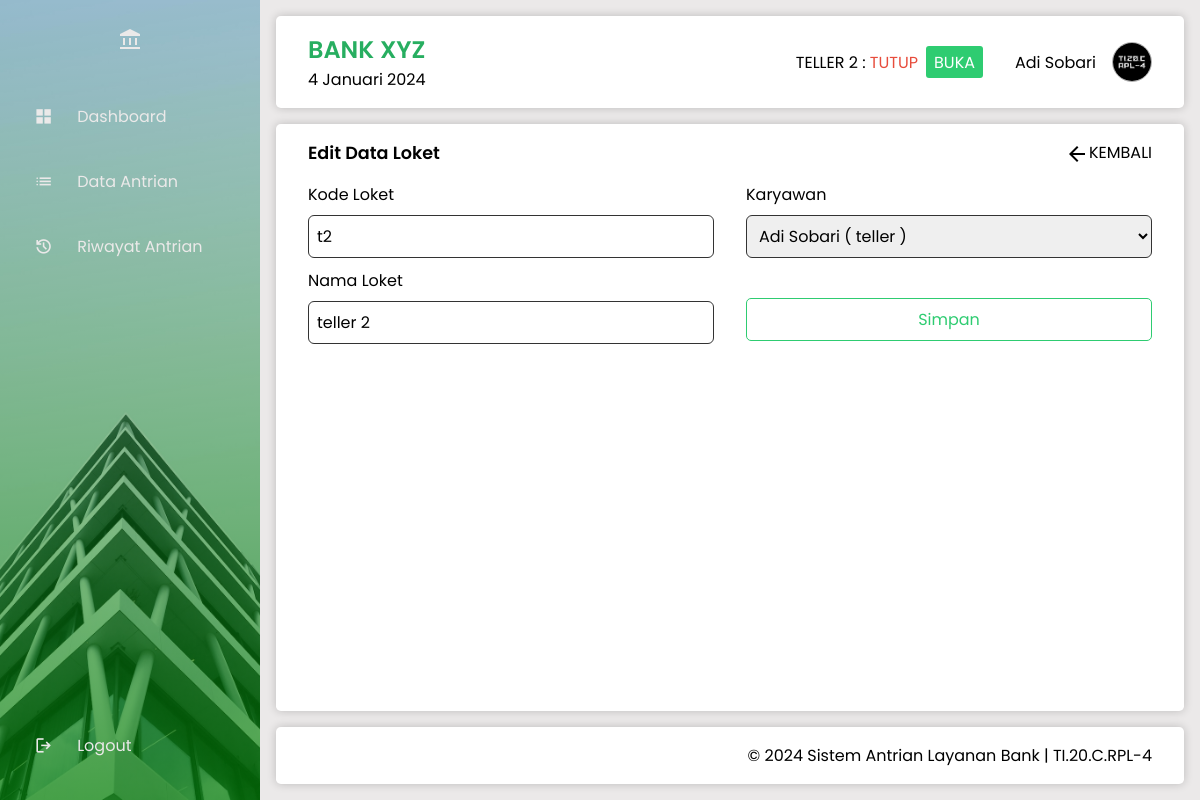
The app's page /loket_antrian/edit.php?id=6 (signed in) with its own data.
### tables this page shows
CREATE TABLE `loket` (
  `id_loket` int NOT NULL AUTO_INCREMENT,
  `kode_loket` varchar(20) NOT NULL,
  `nama_loket` varchar(60) NOT NULL,
  `status_loket` enum('aktif','tutup') NOT NULL DEFAULT 'tutup',
  `id_karyawan` int DEFAULT NULL,
  PRIMARY KEY (`id_loket`),
  KEY `id_karyawan` (`id_karyawan`),
  CONSTRAINT `loket_ibfk_1` FOREIGN KEY (`id_karyawan`) REFERENCES `karyawan` (`id_karyawan`)
);

### _config.php (called while the page is built, shortened)
<?php
function base_url($url = null) {
    $base_url = "http://localhost/abank";
    if ($url != null) {
        return $base_url . "/" . $url;
    } else {
        return $base_url;
    }
}
function setActivePage($page)
{
    $current_page = $_SERVER['REQUEST_URI'];
    $active_class = '';
    return $active_class;
}
function tanggalIndonesia() {
    $bulanIndonesia = array(
        'Januari', 'Februari', 'Maret', 'April', 'Mei', 'Juni',
        'Juli', 'Agustus', 'September', 'Oktober', 'November', 'Desember'
    );
    $indexBulan = date('n') - 1;
    $tanggal = date('j') . ' ' . $bulanIndonesia[$indexBulan] . ' ' . date('Y');
    return $tanggal;
}
?>

### loket_antrian/edit.php (the view, shortened to what this page needs)
<?php
include '../header.php';
?>
    <main>
        <section class="form-section">
            <div class="form-info">
                <h2 class="form-title">Edit Data Loket</h2>
                <a href="index.php"><span class="material-symbols-outlined">arrow_back</span>KEMBALI</a>
            </div>
            <?php
            $id = @$_GET['id'];
            $sql_loket = mysqli_query($conn, "SELECT * FROM loket WHERE id_loket = '$id'") or die(mysqli_error($conn));
            $data = mysqli_fetch_array($sql_loket);
            ?>
            <form action="proses.php" method="post">
                <div class="form-group">
                    <label for="kode_loket">Kode Loket</label>
                    <input type="text" id="kode_loket" name="kode_loket" value="<?= $data['kode_loket'] ?>" required autofocus>
                    <label for="nama_loket">Nama Loket</label>
                    <input type="text" id="nama_loket" name="nama_loket" value="<?= $data['nama_loket'] ?>" required>
                </div>
                <div class="form-group">
                    <label for="id_karyawan">Karyawan</label>
                    <select name="id_karyawan" id="id_karyawan" class="form-control" required>
                        <?php
                        $sql_karyawan = mysqli_query($conn, "SELECT id_karyawan, nama, bagian FROM karyawan WHERE id_karyawan NOT IN (SELECT id_karyawan FROM loket WHERE id_loket != '$id')") or die(mysqli_error($conn));
                        while ($data_karyawan = mysqli_fetch_array($sql_karyawan)) {
                            $selected = ($data_karyawan['id_karyawan'] == $data_loket['id_karyawan']) ? 'selected' : '';
                            echo '<option value="' . $data_karyawan['id_karyawan'] . '" ' . $selected . '>
                                ' . ucwords($data_karyawan['nama']) . ' ( ' . $data_karyawan['bagian'] . ' )' . '</option>';
                        }
                        ?>
                    </select>
                    <button class="success-btn mt" type="submit" name="edit">Simpan</button>
                </div>
            </form>
        </section>
    </main>
<?php
include '../footer.php';

### header.php (shortened to what this page needs)
<?php
include '_config.php';
$userRole = $_SESSION['user_role'];
$idKaryawan = $_SESSION['user_id'];
?>
<!DOCTYPE html>
<html lang="en">
<head>
    <link rel="stylesheet" href="<?= base_url('_assets/css/style.css'); ?>">
</head>
<body class="fade-out">
    <aside>
        <div class="logo">
            <span class="material-symbols-outlined">
            </span>
        </div>
        <ul class="menu">
            <li <?= setActivePage('dashboard'); ?>>
                <a href="<?= base_url('dashboard'); ?>">
                    <span class="material-symbols-outlined">
                    </span>
                    <span class="menu-item">Dashboard</span>
                </a>
            </li>
            <li <?= setActivePage('data_antrian'); ?>>
                <a href="<?= base_url('data_antrian'); ?>">
                    <span class="material-symbols-outlined">
                    </span>
                    <span class="menu-item">Data Antrian</span>
                </a>
            </li>
            <li <?= setActivePage('riwayat_antrian'); ?>>
                <a href="<?= base_url('riwayat_antrian'); ?>">
                    <span class="material-symbols-outlined">
                    </span>
                    <span class="menu-item">Riwayat Antrian</span>
                </a>
            </li>
            <li class="logout">
                <a href="<?= base_url('auth/logout.php'); ?>">
                    <span class="material-symbols-outlined">
                    </span>
                    <span class="menu-item">Logout</span>
                </a>
            </li>
        </ul>
    </aside>
    <div class="container">
        <header>
            <div class="header-title">
                <h1>BANK XYZ</h1>
                <span><?= tanggalIndonesia(); ?></span>
            </div>
            <div class="user-info">
                <?php
                if ($userRole === 'karyawan' && isset($idKaryawan)) {
                    $query = "SELECT id_loket, nama_loket, status_loket FROM loket WHERE id_karyawan = '$idKaryawan'";
                    $result = mysqli_query($conn, $query);
                    if ($result) {
                        $loketData = mysqli_fetch_assoc($result);
                        if ($loketData) {
                            $loketName = strtoupper($loketData['nama_loket']);
                            $loketStatus = $loketData['status_loket'];
                        ?>
                            <div class="loket-info">
                                <div class="user-log-loket">
                                    <span><?= $loketName . ' :'; ?></span>
                                    <span class="status-loket <?= $loketStatus === 'aktif' ? 'status-aktif' : 'status-tutup'; ?>">
                                        <?= strtoupper($loketStatus); ?>
                                    </span>
                                </div>
                                <div class="toggle-loket-status">
                                    <form method="post">
                                        <input type="submit" name="submit" value="<?= $loketStatus === 'aktif' ? 'TUTUP' : 'BUKA'; ?>" class="btn-status-loket <?= $loketStatus === 'aktif' ? 'warning-button' : 'success-button'; ?>">
                                    </form>
                                </div>
                            </div>
                            <?php
                        } else {
                            echo 'Data loket tidak ditemukan.';
                        }
                    } else {
                        echo 'Error: ' . mysqli_error($conn);
                    }
                }
                ?>
                <span class="user-log-name"><?= ucwords($_SESSION['user_nama']); ?></span>
                <img src="../_assets/image/photo/<?= $_SESSION['user_foto']; ?>" alt="photo">
            </div>
        </header>

### _assets/css/style.css (style rules this page uses)
* { margin: 0; padding: 0; border: 0; font-size: 100%; font: inherit; vertical-align: baseline; box-sizing: border-box; }
html { font-size: 16px; }
html, body, div, span, h1, h2, h3, h4, h5, h6, p, a, img, ul, ol, li, table, tr, th, td, form, input, button { margin: 0; padding: 0; border: 0; font: inherit; vertical-align: baseline; box-sizing: border-box; }
ul, ol, li { margin: 0; padding: 0; list-style: none; }
a { text-decoration: none; color: inherit; }
.fade-in { opacity: 1; transition: opacity 0.5s ease-in; }
:root { --primary-color: #2ecc71; --primary-color-2: rgba(0, 255, 21, 0.1); --secondary-color: #27ae60; --accent-color: #3498db; --background-color: #ebe9e9; --light-text-color: #ebe9e9; --text-color: #333; --link-color: #2980b9; --success-color: #16a085; --error-color: #e74c3c; --warning-color: #ff4500; }
.material-symbols-outlined { font-variation-settings: 'FILL' 1, 'wght' 400, 'GRAD' 0, 'opsz' 24 }
body { display: flex; width: 100vw; height: 100vh; font-family: "Poppins", sans-serif; font-size: 1rem; }
h1 { font-size: 1.5rem; font-weight: 600; color: var(--secondary-color); }
h2 { font-size: 1.1rem; font-weight: 600; }
aside { position: fixed; width: 90px; height: 100%; padding: 0 1rem; color: var(--light-text-color); overflow: hidden; transition: all .5s linear; background-image: url('../image/bg-sidebar.jpg'); background-size: cover; background-position: center; background-repeat: no-repeat; background-color: var(--primary-color); }
aside::after { content: ""; position: absolute; top: 0; left: 0; width: 100%; height: 100%; background: linear-gradient(to top, rgba(0, 128, 0, 0.7), rgba(0, 128, 0, 0)); }
.logo { display: flex; justify-content: center; align-items: center; color: var(--light-text-color); height: 80px; padding: 16px; }
.logo span { z-index: 99; }
.menu { height: 88%; position: relative; padding: 0; z-index: 99; }
.menu li { padding: 1rem; margin: 8px 0; border-radius: .3rem; transition: all .5s ease-in-out; }
.menu a { color: var(--light-text-color); font-size: 14px; display: flex; align-items: center; gap: 1.5rem; }
.menu a .menu-item { white-space: nowrap; font-size: 1rem; overflow: hidden; }
.menu a .material-symbols-outlined { font-size: 1.2rem; margin-left: 2px; }
.logout { position: absolute; bottom: 10px; left: 0; width: 100%; }
.container { display: grid; grid-template-rows: auto 1fr auto; height: 100vh; gap: 1rem; margin-left: 90px; transition: all .5s linear; background-color: var(--background-color); width: 100%; padding: 1rem; }
header, main, footer { padding: 1rem 2rem; }
header, main, footer { background-color: #fff; border-radius: .3rem; box-shadow: 0 0 10px rgba(0, 0, 0, 0.2); }
header { display: flex; justify-content: space-between; }
header .user-info { display: flex; align-items: center; gap: 1rem; }
.user-info .loket-info { display: flex; gap: .5rem; margin-right: 1rem; align-items: center; }
.loket-info .success-button { background-color: var(--primary-color); padding: .2rem .5rem; border-radius: 3px; cursor: pointer; color: #fff; }
header .user-info img { width: 40px; height: 40px; border-radius: 50%; border: 1px solid #adadad; }
.status-tutup { color: var(--error-color); }
.data-section, .form-section { display: flex; width: 100%; flex-direction: column; gap: 1rem; justify-content: space-between; }
.data-info, .form-info { display: flex; justify-content: space-between; align-items: center; }
form { display: flex; justify-content: space-between; gap: 2rem; }
.form-group { display: flex; flex-direction: column; width: 100%; }
label { display: block; margin-bottom: 8px; }
input[type="text"], input[type="password"], input[type="file"], input[type="date"], .form-radio, select { width: 100%; padding: 8px; margin-bottom: 10px; box-sizing: border-box; border: 1px solid var(--text-color); border-radius: 6px; }
select option:checked { background-color: #e0e0e0; }
.success-btn, .success-btn:link, .success-btn:visited { display: inline-block; padding: 8px; font-size: 16px; text-align: center; text-decoration: none; cursor: pointer; border: 1px solid var(--primary-color); border-radius: 5px; color: var(--primary-color); background-color: #fff; transition: background-color 0.3s, color 0.3s; }
.material-symbols-outlined { font-size: 24px; vertical-align: middle; }
.mt { margin-top: 1.9rem; }

### records on screen
loket: nama_loket "TELLER 2", status_loket "TUTUP", submit "BUKA", kode_loket "t2", nama_loket "teller 2"

### other values on screen
tanggalIndonesia() "4 Januari 2024"
$_SESSION['user_nama'] "Adi Sobari"
form field id_karyawan "Adi Sobari ( teller )"
